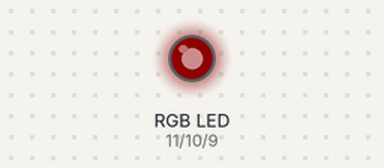
This sketch was run on a simulated Arduino Uno, built with avr-gcc and run on an emulated ATmega328P. Parts: an RGB LED mixed from three pins (HIGH = lit). Dim RGB values are drawn brighter than linear; random numbers use the default seed unless the sketch sets one.

Above: at 0.15 s.
At 4.36 s:
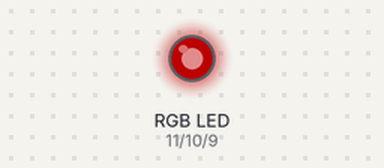
At 9.78 s:
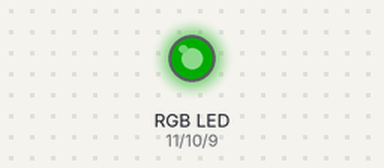
At 19.71 s:
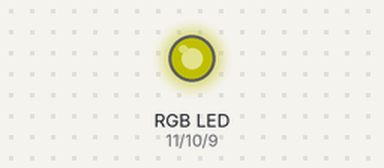
At 29.63 s:
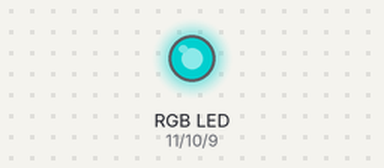
At 39.56 s:
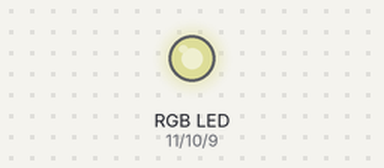
Timing chart, 0 to 40.0 s (numbered marks = the images above):
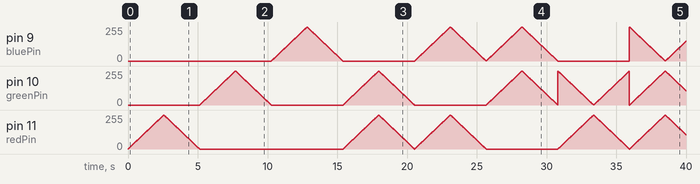

The sketch:

randomTest.ino
```cpp
int redPin = 11;
int greenPin = 10;
int bluePin = 9;

void setup()
{
  pinMode(redPin, OUTPUT);
  pinMode(greenPin, OUTPUT);
  pinMode(bluePin, OUTPUT);

  Serial.begin(9600);
}

void loop()
{
//    randomFlash();
//  red();
//  redRandomDelay();
  swirlCycle();
}

void setColor(int red, int green, int blue)
{
  #ifdef COMMON_ANODE
    red = 255 - red;
    green = 255 - green;
    blue = 255 - blue;
  #endif
  analogWrite(redPin, red);
  analogWrite(greenPin, green);
  analogWrite(bluePin, blue);
}


void randomFlash() {
  int randR = random(0,5);
  int randG = random(0,5);
  int randB = random(0,5);
  int convertedR;
  int convertedG;
  int convertedB;

  switch(randR) {
    case 0:
      convertedR = 0;
      break;
    case 1:
      convertedR = 63;
      break;
    case 2:
      convertedR = 127;
      break;
    case 3:
      convertedR = 191;
      break;
    case 4:
      convertedR = 255;
      break;
    default:
      convertedR = 0;
  }

  switch(randG) {
    case 0:
      convertedG = 0;
      break;
    case 1:
      convertedG = 63;
      break;
    case 2:
      convertedG = 127;
      break;
    case 3:
      convertedG = 191;
      break;
    case 4:
      convertedG = 255;
      break;
    default:
      convertedG = 0;
  }

    switch(randB) {
    case 0:
      convertedB = 0;
      break;
    case 1:
      convertedB = 63;
      break;
    case 2:
      convertedB = 127;
      break;
    case 3:
      convertedB = 191;
      break;
    case 4:
      convertedB = 255;
      break;
    default:
      convertedB = 0;
  }

  setColor(convertedR,convertedG, convertedB);
  delay(500);
//  delay(random(5,1000));
//  setColor(0,0,0);
//  delay(50);
  Serial.println(String(convertedR) + "," + String(convertedG) + "," + String(convertedB));
}


void red() {
  setColor(127,0,0);
}

void redRandomDelay(){
  setColor(127,0,0);
  delay(random(50, 5000));
  setColor(0,0,0);
  delay(random(5,500));
}

void swirlCycle() {
  for(int i = 0; i < 256; i++){
    setColor(i,0,0);
    delay(10);
  }

  for(int i = 255; i > -1; i--){
    setColor(i,0,0);
    delay(10);
  }
  setColor(0,0,0);
//  delay(200);

  for(int i = 0; i < 256; i++){
    setColor(0,i,0);
    delay(10);
  }

  for(int i = 255; i > -1; i--){
    setColor(0,i,0);
    delay(10);
  }
  setColor(0,0,0);
//  delay(200);

  for(int i = 0; i < 256; i++){
    setColor(0,0,i);
    delay(10);
  }

  for(int i = 255; i > -1; i--){
    setColor(0,0,i);
    delay(10);
  }
  setColor(0,0,0);
//  delay(200);

  for(int i = 0; i < 256; i++){
    setColor(i,i,0);
    delay(10);
  }

  for(int i = 255; i > -1; i--){
    setColor(i,i,0);
    delay(10);
  }
  setColor(0,0,0);
//  delay(200);

  for(int i = 0; i < 256; i++){
    setColor(i,0,i);
    delay(10);
  }

  for(int i = 255; i > -1; i--){
    setColor(i,0,i);
    delay(10);
  }
  setColor(0,0,0);
//  delay(200);

  for(int i = 0; i < 256; i++){
    setColor(0,i,i);
    delay(10);
  }

  for(int i = 255; i > -1; i--){
    setColor(0,i,i);
    delay(10);
  }
  setColor(0,0,0);
//  delay(200);

  for(int i = 0; i < 256; i++){
    setColor(i,255-i,0);
    delay(10);
  }

  for(int i = 255; i > -1; i--){
    setColor(i,255-i,0);
    delay(10);
  }
  setColor(0,0,0);
//  delay(200);

  for(int i = 0; i < 256; i++){
    setColor(i,i,255-i);
    delay(10);
  }

  for(int i = 255; i > -1; i--){
    setColor(i,i,255-i);
    delay(10);
  }
  setColor(0,0,0);
//  delay(200);

  for(int i = 0; i < 256; i++){
    setColor(i,255-i,i);
    delay(10);
  }

  for(int i = 255; i > -1; i--){
    setColor(i,255-i,i);
    delay(10);
  }
  setColor(0,0,0);
//  delay(200);
}
```
